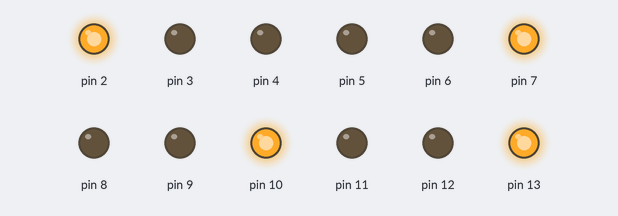
The sketch below on a simulated Arduino Uno, built with avr-gcc and run on an emulated ATmega328P. Shown: output pins drawn as LEDs (lit = HIGH).

Above: at 0.1 s.
At 6.9 s:
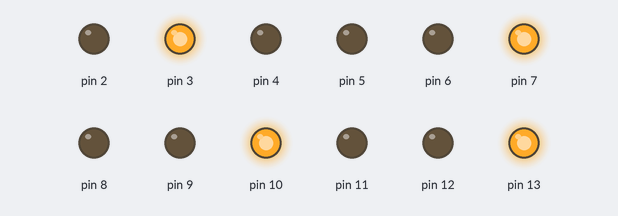
At 8.9 s:
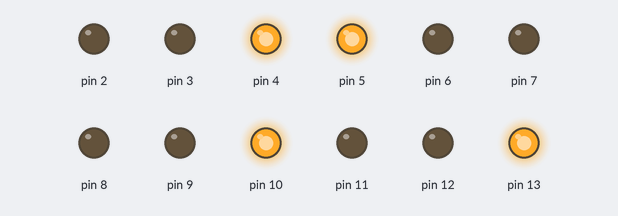
At 15.7 s:
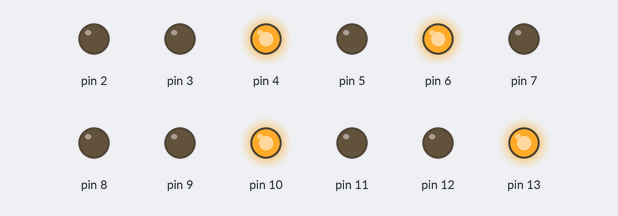
At 24.5 s:
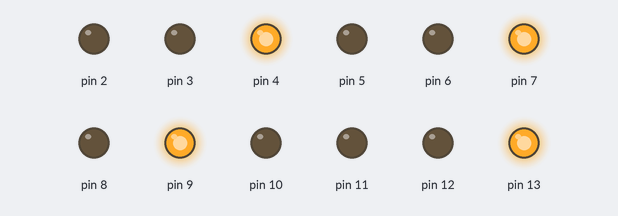
At 33.3 s:
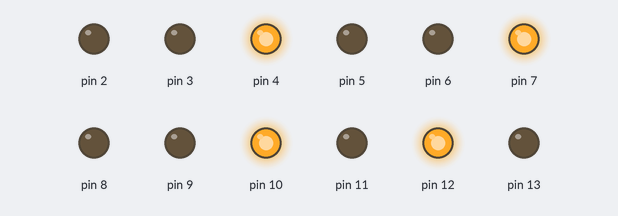
Timing chart, 0 to 36.7 s (numbered marks = the images above):
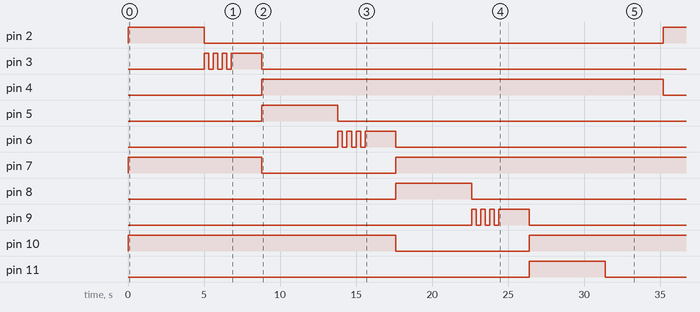

Measured:
- by itself, pin 2: LOW → HIGH at 0.00 s, → LOW 5.0 s later, → HIGH 30.2 s later
- by itself, pin 3, pin 6, pin 9, pin 12: goes 3 × (HIGH 0.30 s, LOW 0.30 s), HIGH 2.0 s, then LOW
- by itself, pin 4: LOW → HIGH at 8.8 s, → LOW 26.4 s later
- by itself, pin 5: LOW → HIGH at 8.8 s, → LOW 5.0 s later
- by itself, pin 7: LOW → HIGH at 0.00 s, → LOW 8.8 s later, → HIGH 8.8 s later
- by itself, pin 8: LOW → HIGH at 17.6 s, → LOW 5.0 s later
- by itself, pin 10: LOW → HIGH at 0.00 s, → LOW 17.6 s later, → HIGH 8.8 s later
- by itself, pin 11: LOW → HIGH at 26.4 s, → LOW 5.0 s later

The sketch:

arduino_traffic_light_ardina1.ino
```cpp
// Format array: {MERAH, KUNING, HIJAU}
int utara[]   = {4, 3, 2};     // Pin untuk arah utara
int timur[]   = {7, 6, 5};     // Pin untuk arah timur
int selatan[] = {10, 9, 8};    // Pin untuk arah selatan
int barat[]   = {13, 12, 11};  // Pin untuk arah barat

// Fungsi setup dijalankan sekali saat awal
void setup() {
  // Mengatur semua pin dari 2 sampai 13 sebagai OUTPUT
  for (int i = 2; i <= 13; i++) {
    pinMode(i, OUTPUT);
  }
}

// Fungsi untuk mengatur semua lampu menjadi merah
void semuaMerah() {
  // UTARA
  digitalWrite(4, HIGH);  // Lampu merah ON
  digitalWrite(3, LOW);   // Lampu kuning OFF
  digitalWrite(2, LOW);   // Lampu hijau OFF

  // TIMUR
  digitalWrite(7, HIGH);
  digitalWrite(6, LOW);
  digitalWrite(5, LOW);

  // SELATAN
  digitalWrite(10, HIGH);
  digitalWrite(9, LOW);
  digitalWrite(8, LOW);

  // BARAT
  digitalWrite(13, HIGH);
  digitalWrite(12, LOW);
  digitalWrite(11, LOW);
}

// Fungsi untuk mengaktifkan satu simpang
void aktifkanSimpang(int pin[]) {
  semuaMerah(); // Semua lampu dibuat merah terlebih dahulu

  // Lampu HIJAU menyala
  digitalWrite(pin[0], LOW);   // Mematikan lampu merah
  digitalWrite(pin[2], HIGH);  // Menyalakan lampu hijau
  delay(5000);                // Delay 5 detik

  // Lampu KUNING berkedip 3 kali
  digitalWrite(pin[2], LOW); // Matikan lampu hijau
  for (int i = 0; i < 3; i++) {
    digitalWrite(pin[1], HIGH); // Kuning ON
    delay(300);                 // Tunggu 0.3 detik
    digitalWrite(pin[1], LOW);  // Kuning OFF
    delay(300);                 // Tunggu 0.3 detik
  }

  // Lampu KUNING menyala selama 2 detik
  digitalWrite(pin[1], HIGH);
  delay(2000);

  // Kembali ke kondisi MERAH
  digitalWrite(pin[1], LOW);   // Kuning OFF
  digitalWrite(pin[0], HIGH);  // Merah ON
}

// Fungsi loop akan berjalan terus menerus
void loop() {
  aktifkanSimpang(utara);   // Aktifkan arah utara
  aktifkanSimpang(timur);   // Aktifkan arah timur
  aktifkanSimpang(selatan); // Aktifkan arah selatan
  aktifkanSimpang(barat);   // Aktifkan arah barat
}
```
